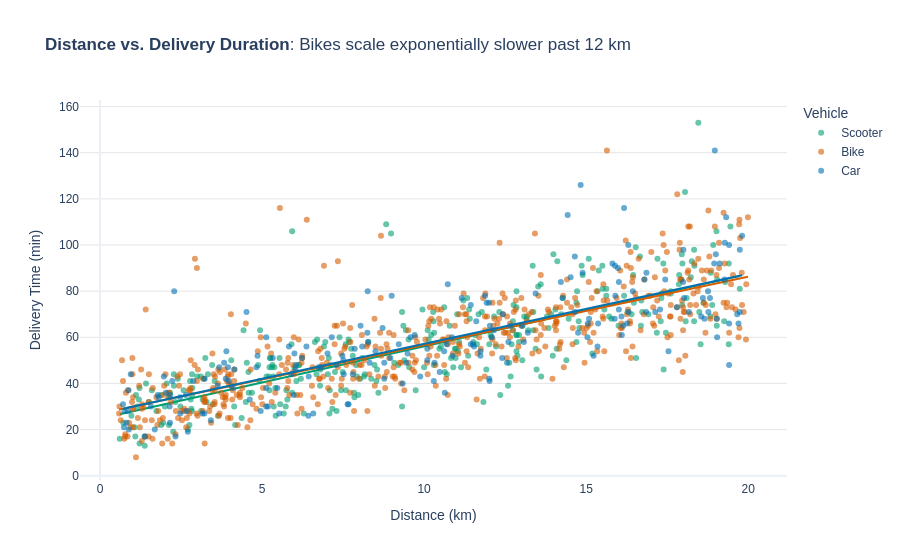
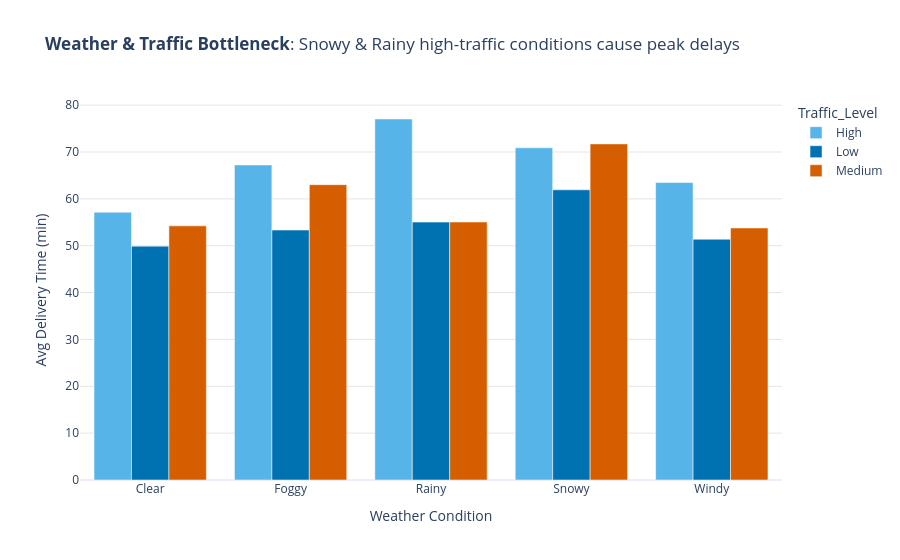
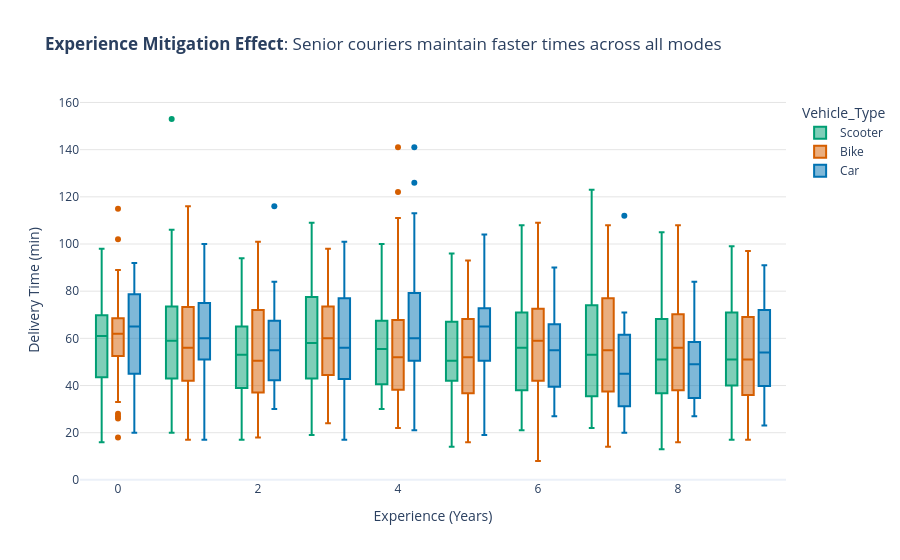
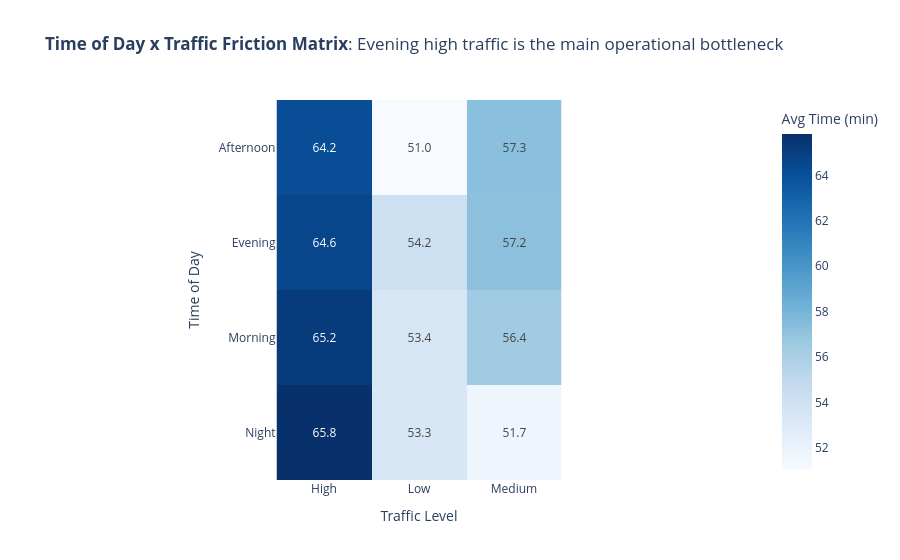

Notebook code for these charts, in order:
### Code cell
# ==========================================
# 0. IMPORTS & SETUP
# ==========================================
import pandas as pd
import numpy as np
import plotly.express as px
import plotly.graph_objects as io
import plotly.io as pio

# Set Plotly default template to clean white background
pio.templates.default = "plotly_white"

# CVD-Safe Color Palette Definition (Okabe-Ito inspired / High contrast)
PRIMARY_BLUE = "#1F77B4"
HIGHLIGHT_ORANGE = "#FF7F0E"
MUTED_GREY = "#8C8C8C"
LIGHT_GREY = "#E5E5E5"
PALETTE_CVD = ["#0072B2", "#D55E00", "#009E73", "#F0E442", "#56B4E9"]

# ==========================================
# 1. DATA LOADING & CLEANING (EDA)
# ==========================================
# Absolute path to your dataset file
file_path = r"C:\Users\Manohar\Desktop\data-viz\dataviz-exercises\final_project\data\Food_Delivery_Times.csv"

df = pd.read_csv(file_path)

# Clean missing values using median / mode imputation
df['Weather'] = df['Weather'].fillna(df['Weather'].mode()[0])
df['Traffic_Level'] = df['Traffic_Level'].fillna(df['Traffic_Level'].mode()[0])
df['Time_of_Day'] = df['Time_of_Day'].fillna(df['Time_of_Day'].mode()[0])
df['Courier_Experience_yrs'] = df['Courier_Experience_yrs'].fillna(df['Courier_Experience_yrs'].median())

# Feature Engineering
df['Speed_kmh'] = df['Distance_km'] / ((df['Delivery_Time_min'] - df['Preparation_Time_min']) / 60)
df['Distance_Category'] = pd.cut(df['Distance_km'], bins=[0, 5, 12, 25], labels=['Short (<5km)', 'Medium (5-12km)', 'Long (>12km)'])

print("Data Cleaning Complete. Dataset Shape:", df.shape)

# ==========================================
# 2. THE 10 ANALYTICAL QUESTIONS & PLOTLY VISUALS
# ==========================================

# ------------------------------------------
# Q1: How does delivery duration scale with distance across different vehicle types?
# ------------------------------------------
fig1 = px.scatter(
    df, x='Distance_km', y='Delivery_Time_min', color='Vehicle_Type',
    trendline='ols', opacity=0.6,
    color_discrete_map={'Car': '#0072B2', 'Scooter': '#009E73', 'Bike': '#D55E00'},
    title="<b>Distance vs. Delivery Duration</b>: Bikes scale exponentially slower past 12 km",
    labels={'Distance_km': 'Distance (km)', 'Delivery_Time_min': 'Delivery Time (min)', 'Vehicle_Type': 'Vehicle'}
)
fig1.update_layout(xaxis=dict(showgrid=False), yaxis=dict(showgrid=True, gridcolor=LIGHT_GREY), font_family="Arial")
fig1.show()

# ------------------------------------------
# Q2: How do weather conditions compound delivery delays under varying traffic levels?
# ------------------------------------------
df_q2 = df.groupby(['Weather', 'Traffic_Level'])['Delivery_Time_min'].mean().reset_index()
fig2 = px.bar(
    df_q2, x='Weather', y='Delivery_Time_min', color='Traffic_Level', barmode='group',
    color_discrete_sequence=['#56B4E9', '#0072B2', '#D55E00'],
    title="<b>Weather & Traffic Bottleneck</b>: Snowy & Rainy high-traffic conditions cause peak delays",
    labels={'Delivery_Time_min': 'Avg Delivery Time (min)', 'Weather': 'Weather Condition'}
)
fig2.update_layout(xaxis=dict(showgrid=False), yaxis=dict(showgrid=True, gridcolor=LIGHT_GREY))
fig2.show()

# ------------------------------------------
# Q3: Does courier experience buffer against delivery delays across vehicle types?
# ------------------------------------------
fig3 = px.box(
    df, x='Courier_Experience_yrs', y='Delivery_Time_min', color='Vehicle_Type',
    color_discrete_map={'Car': '#0072B2', 'Scooter': '#009E73', 'Bike': '#D55E00'},
    title="<b>Experience Mitigation Effect</b>: Senior couriers maintain faster times across all modes",
    labels={'Courier_Experience_yrs': 'Experience (Years)', 'Delivery_Time_min': 'Delivery Time (min)'}
)
fig3.update_layout(xaxis=dict(showgrid=False), yaxis=dict(showgrid=True, gridcolor=LIGHT_GREY))
fig3.show()

# ------------------------------------------
# Q4: How do peak times of day interact with traffic levels to impact delivery duration?
# ------------------------------------------
q4_data = df.pivot_table(index='Time_of_Day', columns='Traffic_Level', values='Delivery_Time_min', aggfunc='mean')
fig4 = px.imshow(
    q4_data, text_auto=".1f", color_continuous_scale="Blues",
    title="<b>Time of Day x Traffic Friction Matrix</b>: Evening high traffic is the main operational bottleneck",
    labels=dict(x="Traffic Level", y="Time of Day", color="Avg Time (min)")
)
fig4.show()

# ------------------------------------------
# Q5: What is the relative contribution of kitchen preparation time versus transit weather delays?
# ------------------------------------------
df_q5 = df.groupby('Weather')[['Preparation_Time_min', 'Delivery_Time_min']].mean().reset_index()
df_q5['Transit_Time_min'] = df_q5['Delivery_Time_min'] - df_q5['Preparation_Time_min']
fig5 = px.bar(
    df_q5, x='Weather', y=['Preparation_Time_min', 'Transit_Time_min'],
    title="<b>Preparation vs. Transit Split</b>: Kitchen time is stable; weather impacts transit time",
    color_discrete_map={'Preparation_Time_min': MUTED_GREY, 'Transit_Time_min': PRIMARY_BLUE},
    labels={'value': 'Minutes', 'variable': 'Stage'}
)
fig5.update_layout(barmode='stack', xaxis=dict(showgrid=False), yaxis=dict(showgrid=True, gridcolor=LIGHT_GREY))
fig5.show()

# ------------------------------------------
# Q6: Which vehicle type maintains optimal average speed across distance categories?
# ------------------------------------------
df_q6 = df.groupby(['Distance_Category', 'Vehicle_Type'])['Speed_kmh'].mean().reset_index()
fig6 = px.line(
    df_q6, x='Distance_Category', y='Speed_kmh', color='Vehicle_Type', markers=True,
    color_discrete_map={'Car': '#0072B2', 'Scooter': '#009E73', 'Bike': '#D55E00'},
    title="<b>Vehicle Efficiency Curve</b>: Bikes lead short distance speed; Cars dominate long routes",
    labels={'Speed_kmh': 'Effective Speed (km/h)', 'Distance_Category': 'Distance Category'}
)
fig6.update_layout(xaxis=dict(showgrid=False), yaxis=dict(showgrid=True, gridcolor=LIGHT_GREY))
fig6.show()

# ------------------------------------------
# Q7: Does high courier experience insulate against heavy traffic disruptions?
# ------------------------------------------
df['Exp_Group'] = pd.cut(df['Courier_Experience_yrs'], bins=[-1, 2, 5, 10], labels=['Novice (0-2y)', 'Mid (3-5y)', 'Senior (5y+)'])
df_q7 = df.groupby(['Traffic_Level', 'Exp_Group'])['Delivery_Time_min'].mean().reset_index()
fig7 = px.bar(
    df_q7, x='Traffic_Level', y='Delivery_Time_min', color='Exp_Group', barmode='group',
    color_discrete_sequence=['#E69F00', '#56B4E9', '#009E73'],
    title="<b>Traffic Resilience by Experience</b>: Experienced couriers cushion heavy traffic impact",
    labels={'Delivery_Time_min': 'Avg Delivery Time (min)', 'Traffic_Level': 'Traffic Level'}
)
fig7.update_layout(xaxis=dict(showgrid=False), yaxis=dict(showgrid=True, gridcolor=LIGHT_GREY))
fig7.show()

# ------------------------------------------
# Q8: Which vehicle type demonstrates highest resilience against extreme weather?
# ------------------------------------------
fig8 = px.violin(
    df, x='Weather', y='Delivery_Time_min', color='Vehicle_Type', box=True, points=False,
    color_discrete_map={'Car': '#0072B2', 'Scooter': '#009E73', 'Bike': '#D55E00'},
    title="<b>Weather Resilience Distribution</b>: Cars remain stable across adverse weather conditions",
    labels={'Delivery_Time_min': 'Delivery Time (min)'}
)
fig8.update_layout(xaxis=dict(showgrid=False), yaxis=dict(showgrid=True, gridcolor=LIGHT_GREY))
fig8.show()

# ------------------------------------------
# Q9: How consistent (variable) are delivery times across times of day by vehicle?
# ------------------------------------------
fig9 = px.strip(
    df, x='Time_of_Day', y='Delivery_Time_min', color='Vehicle_Type', stripegroup='Vehicle_Type', jitter=0.3,
    color_discrete_map={'Car': '#0072B2', 'Scooter': '#009E73', 'Bike': '#D55E00'},
    title="<b>Delivery Predictability</b>: Night slots offer high consistency across all vehicle types",
    labels={'Delivery_Time_min': 'Delivery Duration (min)'}
)
fig9.update_layout(xaxis=dict(showgrid=False), yaxis=dict(showgrid=True, gridcolor=LIGHT_GREY))
fig9.show()

# ------------------------------------------
# Q10: Multi-Factor Bottleneck Analysis: Distance x Prep Time x Traffic interaction
# ------------------------------------------
fig10 = px.scatter(
    df, x='Preparation_Time_min', y='Delivery_Time_min', size='Distance_km', color='Traffic_Level',
    hover_data=['Vehicle_Type', 'Weather'],
    color_discrete_map={'Low': '#009E73', 'Medium': '#E69F00', 'High': '#D55E00'},
    title="<b>Multi-Factor Friction Analysis</b>: High prep combined with high traffic maximizes latency",
    labels={'Preparation_Time_min': 'Prep Time (min)', 'Delivery_Time_min': 'Total Delivery Time (min)'}
)
fig10.update_layout(xaxis=dict(showgrid=False), yaxis=dict(showgrid=True, gridcolor=LIGHT_GREY))
fig10.show()

### Figure 1 — Plotly figure (JSON) as saved in the notebook; plotly's stock layout.template omitted (floating-point values rounded to 4 significant figures; data arrays with more than 128 entries replaced by an {"elided": "..."} marker saying what was removed)
{"data": [{"hovertemplate": "Vehicle=Scooter<br>Distance (km)=%{x}<br>Delivery Time (min)=%{y}<extra></extra>", "legendgroup": "Scooter", "marker": {"color": "#009E73", "opacity": 0.6, "symbol": "circle"}, "mode": "markers", "name": "Scooter", "orientation": "v", "showlegend": true, "type": "scatter", "x": {"elided": "302 float values"}, "xaxis": "x", "y": {"elided": "302 int values"}, "yaxis": "y"}, {"hovertemplate": "<b>OLS trendline</b><br>Delivery_Time_min = 3.13129 * Distance_km + 24.7405<br>R<sup>2</sup>=0.614654<br><br>Vehicle=Scooter<br>Distance (km)=%{x}<br>Delivery Time (min)=%{y} <b>(trend)</b><extra></extra>", "legendgroup": "Scooter", "marker": {"color": "#009E73", "symbol": "circle"}, "mode": "lines", "name": "Scooter", "showlegend": false, "type": "scatter", "x": {"elided": "302 float values"}, "xaxis": "x", "y": {"elided": "302 float values"}, "yaxis": "y"}, {"hovertemplate": "Vehicle=Bike<br>Distance (km)=%{x}<br>Delivery Time (min)=%{y}<extra></extra>", "legendgroup": "Bike", "marker": {"color": "#D55E00", "opacity": 0.6, "symbol": "circle"}, "mode": "markers", "name": "Bike", "orientation": "v", "showlegend": true, "type": "scatter", "x": {"elided": "503 float values"}, "xaxis": "x", "y": {"elided": "503 int values"}, "yaxis": "y"}, {"hovertemplate": "<b>OLS trendline</b><br>Delivery_Time_min = 2.96758 * Distance_km + 26.9292<br>R<sup>2</sup>=0.607104<br><br>Vehicle=Bike<br>Distance (km)=%{x}<br>Delivery Time (min)=%{y} <b>(trend)</b><extra></extra>", "legendgroup": "Bike", "marker": {"color": "#D55E00", "symbol": "circle"}, "mode": "lines", "name": "Bike", "showlegend": false, "type": "scatter", "x": {"elided": "503 float values"}, "xaxis": "x", "y": {"elided": "503 float values"}, "yaxis": "y"}, {"hovertemplate": "Vehicle=Car<br>Distance (km)=%{x}<br>Delivery Time (min)=%{y}<extra></extra>", "legendgroup": "Car", "marker": {"color": "#0072B2", "opacity": 0.6, "symbol": "circle"}, "mode": "markers", "name": "Car", "orientation": "v", "showlegend": true, "type": "scatter", "x": {"elided": "195 float values"}, "xaxis": "x", "y": {"elided": "195 int values"}, "yaxis": "y"}, {"hovertemplate": "<b>OLS trendline</b><br>Delivery_Time_min = 3.02948 * Distance_km + 26.8829<br>R<sup>2</sup>=0.611291<br><br>Vehicle=Car<br>Distance (km)=%{x}<br>Delivery Time (min)=%{y} <b>(trend)</b><extra></extra>", "legendgroup": "Car", "marker": {"color": "#0072B2", "symbol": "circle"}, "mode": "lines", "name": "Car", "showlegend": false, "type": "scatter", "x": {"elided": "195 float values"}, "xaxis": "x", "y": {"elided": "195 float values"}, "yaxis": "y"}], "layout": {"font": {"family": "Arial"}, "legend": {"title": {"text": "Vehicle"}, "tracegroupgap": 0}, "title": {"text": "<b>Distance vs. Delivery Duration</b>: Bikes scale exponentially slower past 12 km"}, "xaxis": {"anchor": "y", "domain": [0, 1], "showgrid": false, "title": {"text": "Distance (km)"}}, "yaxis": {"anchor": "x", "domain": [0, 1], "gridcolor": "#E5E5E5", "showgrid": true, "title": {"text": "Delivery Time (min)"}}}}

### Figure 2 — Plotly figure (JSON) as saved in the notebook; plotly's stock layout.template omitted (floating-point values rounded to 4 significant figures)
{"data": [{"alignmentgroup": "True", "hovertemplate": "Traffic_Level=High<br>Weather Condition=%{x}<br>Avg Delivery Time (min)=%{y}<extra></extra>", "legendgroup": "High", "marker": {"color": "#56B4E9", "pattern": {"shape": ""}}, "name": "High", "offsetgroup": "High", "orientation": "v", "showlegend": true, "textposition": "auto", "type": "bar", "x": ["Clear", "Foggy", "Rainy", "Snowy", "Windy"], "xaxis": "x", "y": [57.16, 67.24, 77.05, 70.9, 63.48], "yaxis": "y"}, {"alignmentgroup": "True", "hovertemplate": "Traffic_Level=Low<br>Weather Condition=%{x}<br>Avg Delivery Time (min)=%{y}<extra></extra>", "legendgroup": "Low", "marker": {"color": "#0072B2", "pattern": {"shape": ""}}, "name": "Low", "offsetgroup": "Low", "orientation": "v", "showlegend": true, "textposition": "auto", "type": "bar", "x": ["Clear", "Foggy", "Rainy", "Snowy", "Windy"], "xaxis": "x", "y": [49.91, 53.34, 55.04, 61.93, 51.38], "yaxis": "y"}, {"alignmentgroup": "True", "hovertemplate": "Traffic_Level=Medium<br>Weather Condition=%{x}<br>Avg Delivery Time (min)=%{y}<extra></extra>", "legendgroup": "Medium", "marker": {"color": "#D55E00", "pattern": {"shape": ""}}, "name": "Medium", "offsetgroup": "Medium", "orientation": "v", "showlegend": true, "textposition": "auto", "type": "bar", "x": ["Clear", "Foggy", "Rainy", "Snowy", "Windy"], "xaxis": "x", "y": [54.24, 63.03, 55.06, 71.73, 53.79], "yaxis": "y"}], "layout": {"barmode": "group", "legend": {"title": {"text": "Traffic_Level"}, "tracegroupgap": 0}, "title": {"text": "<b>Weather & Traffic Bottleneck</b>: Snowy & Rainy high-traffic conditions cause peak delays"}, "xaxis": {"anchor": "y", "domain": [0, 1], "showgrid": false, "title": {"text": "Weather Condition"}}, "yaxis": {"anchor": "x", "domain": [0, 1], "gridcolor": "#E5E5E5", "showgrid": true, "title": {"text": "Avg Delivery Time (min)"}}}}

### Figure 3 — Plotly figure (JSON) as saved in the notebook; plotly's stock layout.template omitted (floating-point values rounded to 4 significant figures; data arrays with more than 128 entries replaced by an {"elided": "..."} marker saying what was removed)
{"data": [{"alignmentgroup": "True", "hovertemplate": "Vehicle_Type=Scooter<br>Experience (Years)=%{x}<br>Delivery Time (min)=%{y}<extra></extra>", "legendgroup": "Scooter", "marker": {"color": "#009E73"}, "name": "Scooter", "notched": false, "offsetgroup": "Scooter", "orientation": "v", "showlegend": true, "type": "box", "x": {"elided": "302 float values"}, "x0": " ", "xaxis": "x", "y": {"elided": "302 int values"}, "y0": " ", "yaxis": "y"}, {"alignmentgroup": "True", "hovertemplate": "Vehicle_Type=Bike<br>Experience (Years)=%{x}<br>Delivery Time (min)=%{y}<extra></extra>", "legendgroup": "Bike", "marker": {"color": "#D55E00"}, "name": "Bike", "notched": false, "offsetgroup": "Bike", "orientation": "v", "showlegend": true, "type": "box", "x": {"elided": "503 float values"}, "x0": " ", "xaxis": "x", "y": {"elided": "503 int values"}, "y0": " ", "yaxis": "y"}, {"alignmentgroup": "True", "hovertemplate": "Vehicle_Type=Car<br>Experience (Years)=%{x}<br>Delivery Time (min)=%{y}<extra></extra>", "legendgroup": "Car", "marker": {"color": "#0072B2"}, "name": "Car", "notched": false, "offsetgroup": "Car", "orientation": "v", "showlegend": true, "type": "box", "x": {"elided": "195 float values"}, "x0": " ", "xaxis": "x", "y": {"elided": "195 int values"}, "y0": " ", "yaxis": "y"}], "layout": {"boxmode": "group", "legend": {"title": {"text": "Vehicle_Type"}, "tracegroupgap": 0}, "title": {"text": "<b>Experience Mitigation Effect</b>: Senior couriers maintain faster times across all modes"}, "xaxis": {"anchor": "y", "domain": [0, 1], "showgrid": false, "title": {"text": "Experience (Years)"}}, "yaxis": {"anchor": "x", "domain": [0, 1], "gridcolor": "#E5E5E5", "showgrid": true, "title": {"text": "Delivery Time (min)"}}}}

### Figure 4 — Plotly figure (JSON) as saved in the notebook; plotly's stock layout.template omitted (floating-point values rounded to 4 significant figures)
{"data": [{"coloraxis": "coloraxis", "hovertemplate": "Traffic Level: %{x}<br>Time of Day: %{y}<br>Avg Time (min): %{z}<extra></extra>", "name": "0", "texttemplate": "%{z:.1f}", "type": "heatmap", "x": ["High", "Low", "Medium"], "xaxis": "x", "y": ["Afternoon", "Evening", "Morning", "Night"], "yaxis": "y", "z": [[64.22, 51.02, 57.3], [64.58, 54.19, 57.23], [65.23, 53.41, 56.44], [65.83, 53.33, 51.7]]}], "layout": {"coloraxis": {"colorbar": {"title": {"text": "Avg Time (min)"}}, "colorscale": [[0, "rgb(247,251,255)"], [0.125, "rgb(222,235,247)"], [0.25, "rgb(198,219,239)"], [0.375, "rgb(158,202,225)"], [0.5, "rgb(107,174,214)"], [0.625, "rgb(66,146,198)"], [0.75, "rgb(33,113,181)"], [0.875, "rgb(8,81,156)"], [1, "rgb(8,48,107)"]]}, "title": {"text": "<b>Time of Day x Traffic Friction Matrix</b>: Evening high traffic is the main operational bottleneck"}, "xaxis": {"anchor": "y", "constrain": "domain", "domain": [0, 1], "scaleanchor": "y", "title": {"text": "Traffic Level"}}, "yaxis": {"anchor": "x", "autorange": "reversed", "constrain": "domain", "domain": [0, 1], "title": {"text": "Time of Day"}}}}
